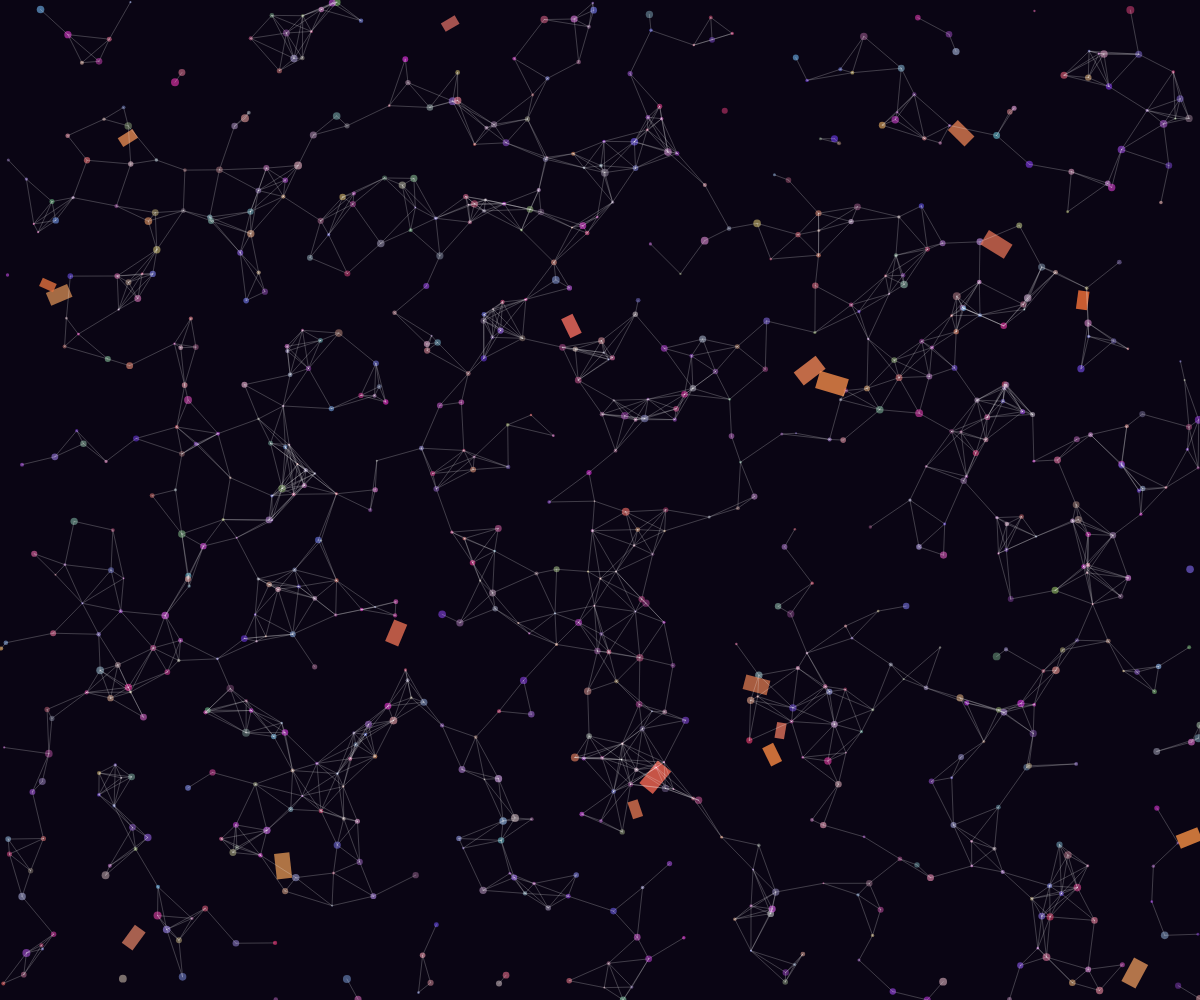
Frame 1 (no input)
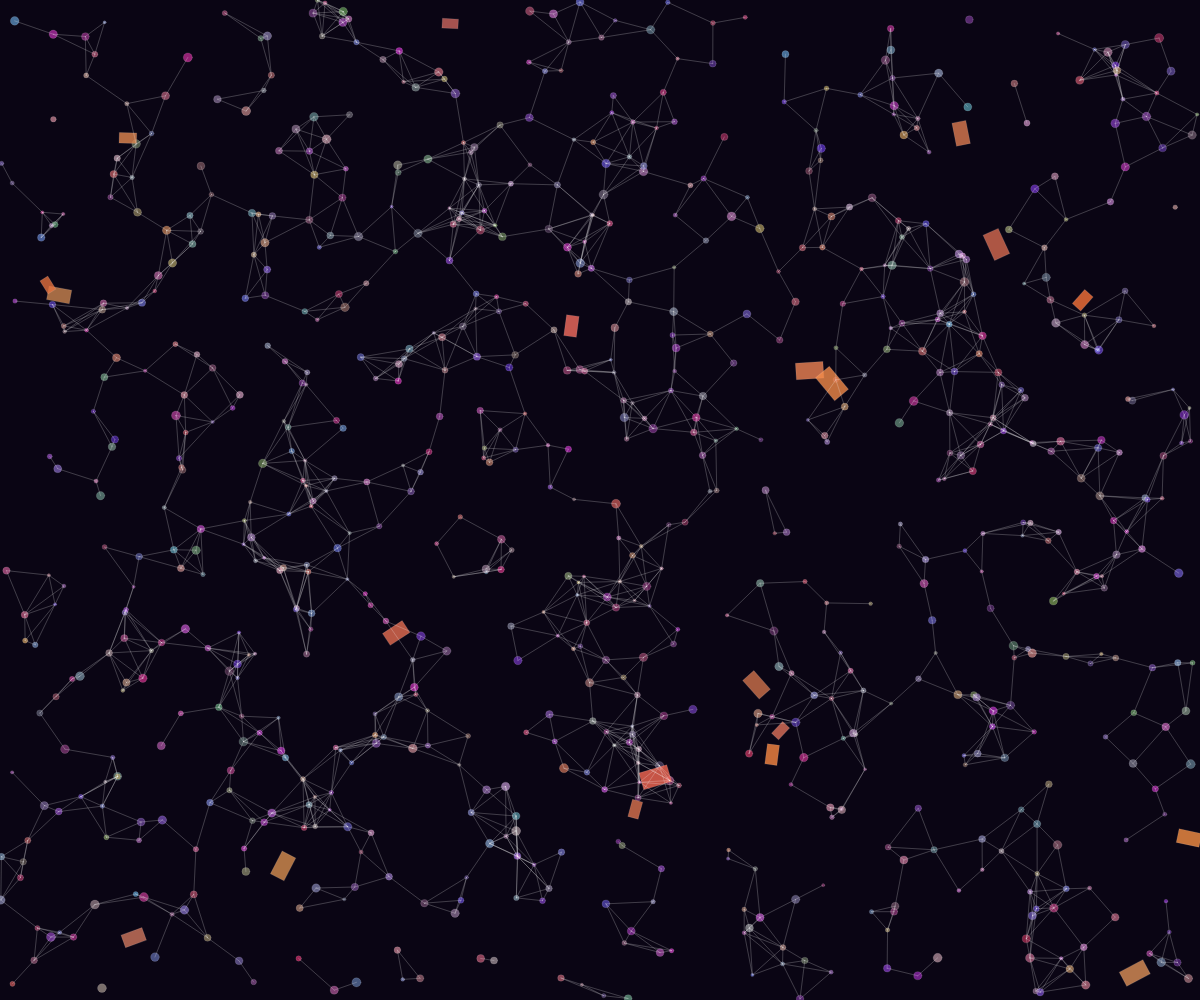
Frame 60 (no input)
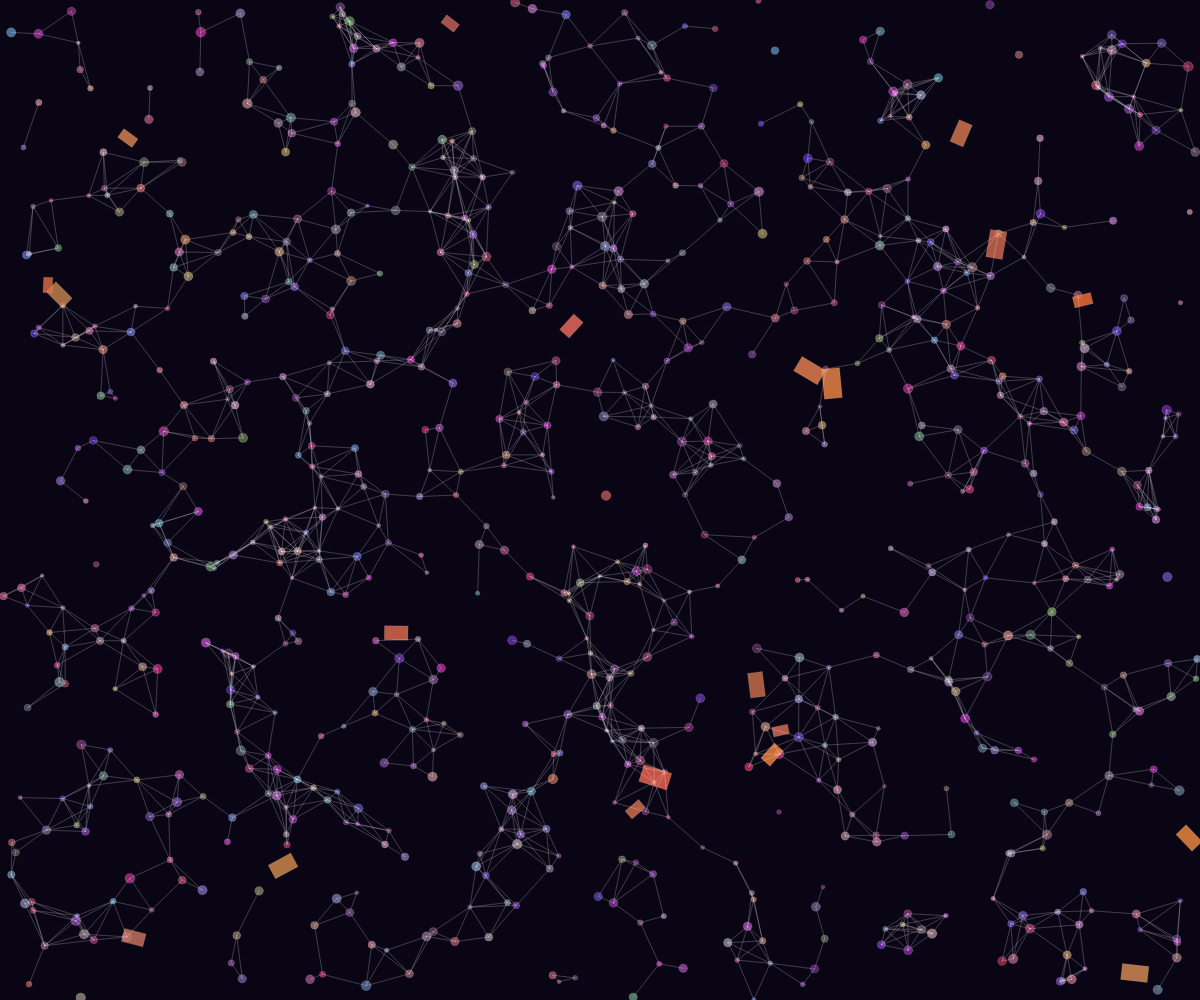
Frame 120 (the mouse pressed at the canvas centre since frame 60)

The p5.js sketch that drew these frames (run headless with seeded random() and noise() and a simulated clock; from frame 60 on, the mouse is pressed at the canvas centre):

// p5.js sketch
// ── sketch.js
let fibers = [];
let knots = [];
let grid = [];
let gridSize = 40;
let fiberCount = 800;
let knotCount = 20;

function setup() {
  createCanvas(windowWidth, windowHeight);
  noStroke();
  
  // Initialize fibers
  for (let i = 0; i < fiberCount; i++) {
    fibers.push({
      x: random(width),
      y: random(height),
      vx: random(-0.5, 0.5),
      vy: random(-0.5, 0.5),
      size: random(2, 8),
      color: color(random(100, 255), random(50, 200), random(100, 255), 150),
      age: 0
    });
  }
  
  // Initialize knots
  for (let i = 0; i < knotCount; i++) {
    knots.push({
      x: random(width),
      y: random(height),
      size: random(15, 30),
      color: color(random(200, 255), random(100, 150), random(50, 100), 200),
      angle: random(TWO_PI)
    });
  }
  
  // Initialize grid for spatial hashing
  let cols = Math.ceil(width / gridSize);
  let rows = Math.ceil(height / gridSize);
  grid = new Array(cols * rows).fill().map(() => []);
}

function draw() {
  background(10, 5, 20);
  
  // Update and display fibers
  for (let i = 0; i < fibers.length; i++) {
    let f = fibers[i];
    
    // Apply velocity
    f.x += f.vx;
    f.y += f.vy;
    
    // Boundary check with bounce
    if (f.x < 0 || f.x > width) f.vx *= -1;
    if (f.y < 0 || f.y > height) f.vy *= -1;
    
    // Slowly age the fiber
    f.age += 0.01;
    
    // Draw fiber
    fill(f.color);
    ellipse(f.x, f.y, f.size + sin(f.age) * 2);
  }
  
  // Update and display knots
  for (let i = 0; i < knots.length; i++) {
    let k = knots[i];
    
    // Rotate knot
    k.angle += 0.01;
    
    // Draw knot as a geometric shape
    fill(k.color);
    push();
    translate(k.x, k.y);
    rotate(k.angle);
    rectMode(CENTER);
    rect(0, 0, k.size, k.size * 0.6);
    pop();
  }
  
  // Spatial hashing for interactions
  updateGrid();
  drawInteractions();
}

function updateGrid() {
  // Clear grid
  for (let i = 0; i < grid.length; i++) {
    grid[i] = [];
  }
  
  // Place fibers in grid cells
  for (let i = 0; i < fibers.length; i++) {
    let f = fibers[i];
    let col = Math.floor(f.x / gridSize);
    let row = Math.floor(f.y / gridSize);
    let index = row * Math.ceil(width / gridSize) + col;
    
    if (index >= 0 && index < grid.length) {
      grid[index].push(f);
    }
  }
}

function drawInteractions() {
  // Draw connections between nearby fibers
  for (let i = 0; i < fibers.length; i++) {
    let f1 = fibers[i];
    let col = Math.floor(f1.x / gridSize);
    let row = Math.floor(f1.y / gridSize);
    
    // Check neighboring cells
    for (let dy = -1; dy <= 1; dy++) {
      for (let dx = -1; dx <= 1; dx++) {
        let neighborCol = col + dx;
        let neighborRow = row + dy;
        let index = neighborRow * Math.ceil(width / gridSize) + neighborCol;
        
        if (index >= 0 && index < grid.length) {
          for (let j = 0; j < grid[index].length; j++) {
            let f2 = grid[index][j];
            
            // Skip self
            if (f1 === f2) continue;
            
            // Check distance
            let dx = f1.x - f2.x;
            let dy = f1.y - f2.y;
            let dist = sqrt(dx * dx + dy * dy);
            
            if (dist < 50) {
              stroke(255, 30);
              line(f1.x, f1.y, f2.x, f2.y);
            }
          }
        }
      }
    }
  }
}

function windowResized() {
  resizeCanvas(windowWidth, windowHeight);
}
